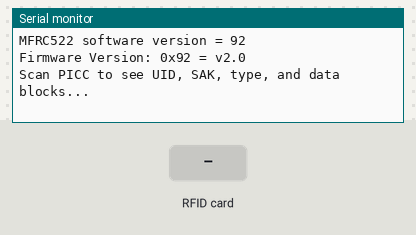
Simulated run of this sketch. Board: ESP32. Parts: the last lines printed to the serial monitor. The test bench sets the inputs (shaded band).

Above: at 1.2 s.
1.3 s: RFID card 73 90 91 11 held to the reader
At 2.0 s:
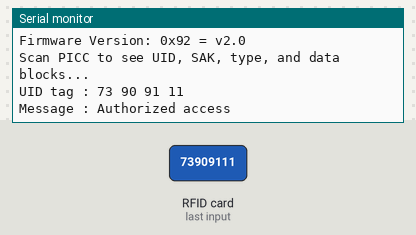
5.8 s: RFID card A3 7F FD 16 held to the reader
At 8.7 s:
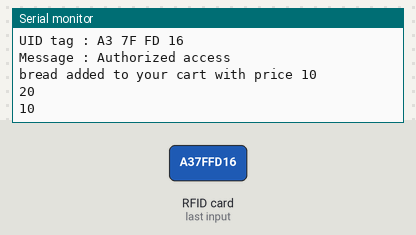
8.8 s: RFID card 35 3C 16 AD held to the reader
At 12.3 s:
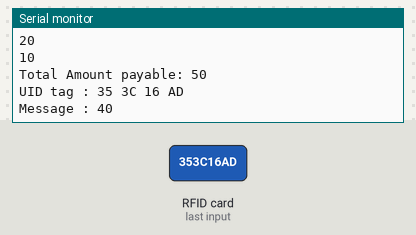

The sketch:

shopping_cart_2.ino
```cpp
// #include < Wire .h> we are removing this because it is already added in liquid crystal library
//#include <LiquidCrystal_I2C.h>
#include <Vector.h>
#include <MFRC522.h> //library responsible for communicating with the module RFID-RC522
#include <SPI.h> //library responsible for communicating of SPI bus
#define SS_PIN    21
#define RST_PIN   22
#define SIZE_BUFFER     18
#define MAX_SIZE_BLOCK  16
#define greenPin     12
#define redPin       32
//used in authentication
MFRC522::MIFARE_Key key;
//authentication return status code
MFRC522::StatusCode status;
// Defined pins to module RC522
MFRC522 mfrc522(SS_PIN, RST_PIN);

/*
FUNCTION DECLARATION
*/

void businessLogic(String content);
void outputToLcd();
void acknowledgeRead();
void outputAccessToLcd();
void addingNewProduct(String product_name, byte product_price);
void removeProduct(String product_name, byte product_price);
void assignValues(String product, byte price);
void lowFunds();
void startUpMsg();
void billPaid();
void do_default_check();
void resetParams();
void welcomeMsg();

//LiquidCrystal_I2C lcd (0x27, 16,2);

/*
GLOBAL VARIABLES
*/

String product_name = "";
byte product_price, sum = 0;
bool tag73909111Read = false;
bool tagA37FFD16Read = false;
bool isLowOnFunds = false;
int amount = 40;
int balance = 0;
int buzzer = 8;
Vector<byte> product_prices;


void  setup () {
  Serial.begin(115200);

//  lcd.init();

//  welcomeMsg();

  while(!Serial);
  // Init MFRC522
  SPI.begin();
  mfrc522.PCD_Init();
  Serial.print("MFRC522 software version = ");
  Serial.println(mfrc522.PCD_ReadRegister(mfrc522.VersionReg),HEX);// Init MFRC522
  delay(4);                                             // Optional delay. Some board do need more time after init to be ready, see Readme
  mfrc522.PCD_DumpVersionToSerial();      // Show details of PCD - MFRC522 Card Reader details
  Serial.println(F("Scan PICC to see UID, SAK, type, and data blocks..."));
  Serial.println();
}

void  loop () {
   // Reset the loop if no new card present on the sensor/reader. This saves the entire process when idle.
           // Look for new cards
   if (! mfrc522.PICC_IsNewCardPresent())
   {
      return;
   }

   // Select one of the cards
   if (! mfrc522.PICC_ReadCardSerial())
   {
      return;
   }
           // Dump debug info about the card; PICC_HaltA() is automatically called
   Serial.print("UID tag :");
   String content= "";
   byte letter;
   for (byte i = 0; i < mfrc522.uid.size; i++)
   {
      Serial.print(mfrc522.uid.uidByte[i] < 0x10 ? " 0" : " ");
      Serial.print(mfrc522.uid.uidByte[i], HEX);
      content.concat(String(mfrc522.uid.uidByte[i] < 0x10 ? " 0" : " "));
      content.concat(String(mfrc522.uid.uidByte[i], HEX));

     //  Serial.println(" access");
   }
   Serial.println();
   Serial.print("Message : ");
   content.toUpperCase();
   businessLogic(content);
}


/*
FUNCTION DEFINITIONS
*/

void welcomeMsg(){
//  lcd.backlight ();
//  lcd.print(" welcome ");
//  // print the Message on the LCD.
//  lcd.setCursor(0,1);
//  lcd.print ( "Shopping Cart" );
}

void acknowledgeRead(){
    tone(buzzer, 1000);
    delay(300);
    noTone(buzzer);
}

void outputAccessToLcd(){
  Serial.println("Authorized access");
//  lcd.clear();                 // clear display
//  lcd.setCursor(0, 0);         // move cursor to   (0, 0)
//  lcd.print("   Authorized");        // print message at (0, 0)
//  lcd.setCursor(2, 1);         // move cursor to   (2, 1)
//  lcd.print("   access"); // print message at (2, 1)
  Serial.println();
}

void billPaid(){
//  lcd.clear();
//  lcd.setCursor(0, 0);
//  lcd.print("  Bill Paid ");
//  delay(2000);
//  lcd.clear();
//  lcd.setCursor(0, 0);
//  lcd.print(" Thankyou for ");
//  lcd.setCursor(0, 1);
//  lcd.print("  shopping");
}

void resetParams(){
  sum = 0;
  amount = balance;
  tag73909111Read = false;
  tagA37FFD16Read = false;
}

void addingNewProduct(String product_name,byte product_price){
  product_prices.PushBack(product_price);
  Serial.println(product_name + " added to your cart with price " + product_price);
//  lcd.clear();                 // clear display
//  lcd.setCursor(0, 0);
//  lcd.print(product_name);
//  delay(600);
//  lcd.clear();
//  lcd.setCursor(0, 0);
//  lcd.print("  Added to cart");
}

void removeProduct(String product_name, byte product_price){
for(byte i = 0; i < product_prices.Size();i++){
   if (product_prices[i] == product_price){
     product_prices.Erase(product_prices[i]);
   }
}
  sum  = sum - product_price;
  Serial.println(product_name + " has been removed from your cart " + product_price + " has deducted from total amount payable ");
//  lcd.clear();                 // clear display
//  lcd.setCursor(0, 0);
//  lcd.print(product_name + " removed");
//  lcd.setCursor(2,1);
//  lcd.print(product_price + " deducted from total amount");
}

void assignValues(String product,byte price){
   product_name = product;
   product_price = price;
}

void lowFunds(){
//  lcd.clear();
//  lcd.setCursor(0, 0);
//  lcd.print("  low on funds ");
  isLowOnFunds = true;
  delay(2000);
}

void startUpMsg(){
//  lcd.setCursor(0, 0);         // move cursor to   (0, 0)
//  lcd.print(" Smart shopping");        // print message at (0, 0)
//  lcd.setCursor(2, 1);         // move cursor to   (2, 1)
//  lcd.print("    Cart");
}

void businessLogic(String content){
  if(content.substring(1) == "73 90 91 11") //change here the UID of the card/cards that you want to give access
  {
//          acknowledgeRead();
          assignValues("Malt", 20);
          tag73909111Read = !tag73909111Read;
          outputAccessToLcd();
          delay(3000);
          if(tag73909111Read){
            addingNewProduct(product_name, product_price);
           }
           else{
             removeProduct(product_name, product_price);
           }

   }
   if ( content.substring(1) == "A3 7F FD 16" ) //change here the UID of the card/cards that you want to give access
   {
//          acknowledgeRead();
     assignValues("bread", 10);
     tagA37FFD16Read = !tagA37FFD16Read;
      outputAccessToLcd();
      delay(1000);
      if(tagA37FFD16Read){
        addingNewProduct(product_name, product_price);
      }
       else{
         removeProduct("bread", 10);
       }
   }
//          else{
//            Serial.println("Access Denied");
//            delay(1000);
//          }

   if (content.substring(1) == "35 3C 16 AD"){
//          acknowledgeRead();

      balance = amount - sum;
      if(sum != 0){
        Serial.println(amount);
            if ((balance) >= 0 ){
              billPaid();
              delay(2000);
              delay(2000);
              resetParams();
            }
            else{
              lowFunds();
            }
       }
        else {
//          lcd.clear();
//          lcd.setCursor(0, 0);
//          lcd.print("   Cart empty");
            delay(3000);
            startUpMsg();
        }
    }

    do_default_check();
}

void do_default_check() {
  for(byte i =0; i < product_prices.Size(); i++){
    Serial.println(product_prices[i]);
    sum = sum + product_prices[i];
    product_prices.Erase(i);
  }
  delay(3000);
  Serial.print("Total Amount payable: ");
  if (sum > 0) {
//    lcd.clear();                 // clear display
//    lcd.setCursor(0, 0);
//    lcd.print(" Amount payable");
//    lcd.setCursor(2,1);
//    lcd.print(sum);
    if(isLowOnFunds){
      delay(3000);
//      lcd.clear();
      startUpMsg();
      resetParams();
    }
  }Serial.println(sum);
}
```

Measured:
- after the input at 1.3 s, the serial monitor: prints a new line at once (image 1)
- after the input at 5.8 s, the serial monitor: prints a new line after 1.5 s (image 2)
- after the input at 8.8 s, the serial monitor: prints a new line after 2.5 s (image 3)
